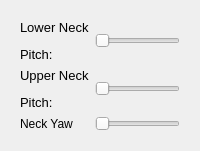
         <widget class="QWidget" name="tabNeck">
          <property name="enabled">
           <bool>true</bool>
          </property>
          <attribute name="title">
           <string>Neck</string>
          </attribute>
          <layout class="QGridLayout" name="gridLayout_12">
           <item row="0" column="1">
            <widget class="QWidget" name="widget111" native="true">
             <property name="enabled">
              <bool>true</bool>
             </property>
             <layout class="QGridLayout" name="gridLayout_7">
              <item row="1" column="0">
               <widget class="QLabel" name="label_10">
                <property name="text">
                 <string>&lt;html&gt;&lt;head/&gt;&lt;body&gt;&lt;p&gt;&lt;span style=&quot; font-size:10pt;&quot;&gt;Upper Neck&lt;/span&gt;&lt;/p&gt;&lt;p&gt;&lt;span style=&quot; font-size:10pt;&quot;&gt;Pitch:&lt;/span&gt;&lt;/p&gt;&lt;/body&gt;&lt;/html&gt;</string>
                </property>
               </widget>
              </item>
              <item row="1" column="1">
               <widget class="QSlider" name="sliderUpperNeckPitch">
                <property name="minimum">
                 <number>0</number>
                </property>
                <property name="maximum">
                 <number>100</number>
                </property>
                <property name="orientation">
                 <enum>Qt::Horizontal</enum>
                </property>
               </widget>
              </item>
              <item row="2" column="0">
               <widget class="QLabel" name="label_5">
                <property name="text">
                 <string>Neck Yaw</string>
                </property>
               </widget>
              </item>
              <item row="2" column="1">
               <widget class="QSlider" name="sliderNeckYaw">
                <property name="minimum">
                 <number>0</number>
                </property>
                <property name="maximum">
                 <number>100</number>
                </property>
                <property name="orientation">
                 <enum>Qt::Horizontal</enum>
                </property>
               </widget>
              </item>
              <item row="0" column="1">
               <widget class="QSlider" name="sliderLowerNeckPitch">
                <property name="enabled">
                 <bool>false</bool>
                </property>
                <property name="minimum">
                 <number>0</number>
                </property>
                <property name="maximum">
                 <number>100</number>
                </property>
                <property name="orientation">
                 <enum>Qt::Horizontal</enum>
                </property>
               </widget>
              </item>
              <item row="0" column="0">
               <widget class="QLabel" name="label_16">
                <property name="text">
                 <string>&lt;html&gt;&lt;head/&gt;&lt;body&gt;&lt;p&gt;&lt;span style=&quot; font-size:10pt;&quot;&gt;Lower Neck&lt;/span&gt;&lt;/p&gt;&lt;p&gt;&lt;span style=&quot; font-size:10pt;&quot;&gt;Pitch:&lt;/span&gt;&lt;/p&gt;&lt;/body&gt;&lt;/html&gt;</string>
                </property>
               </widget>
              </item>
             </layout>
            </widget>
           </item>
          </layout>
         </widget>
